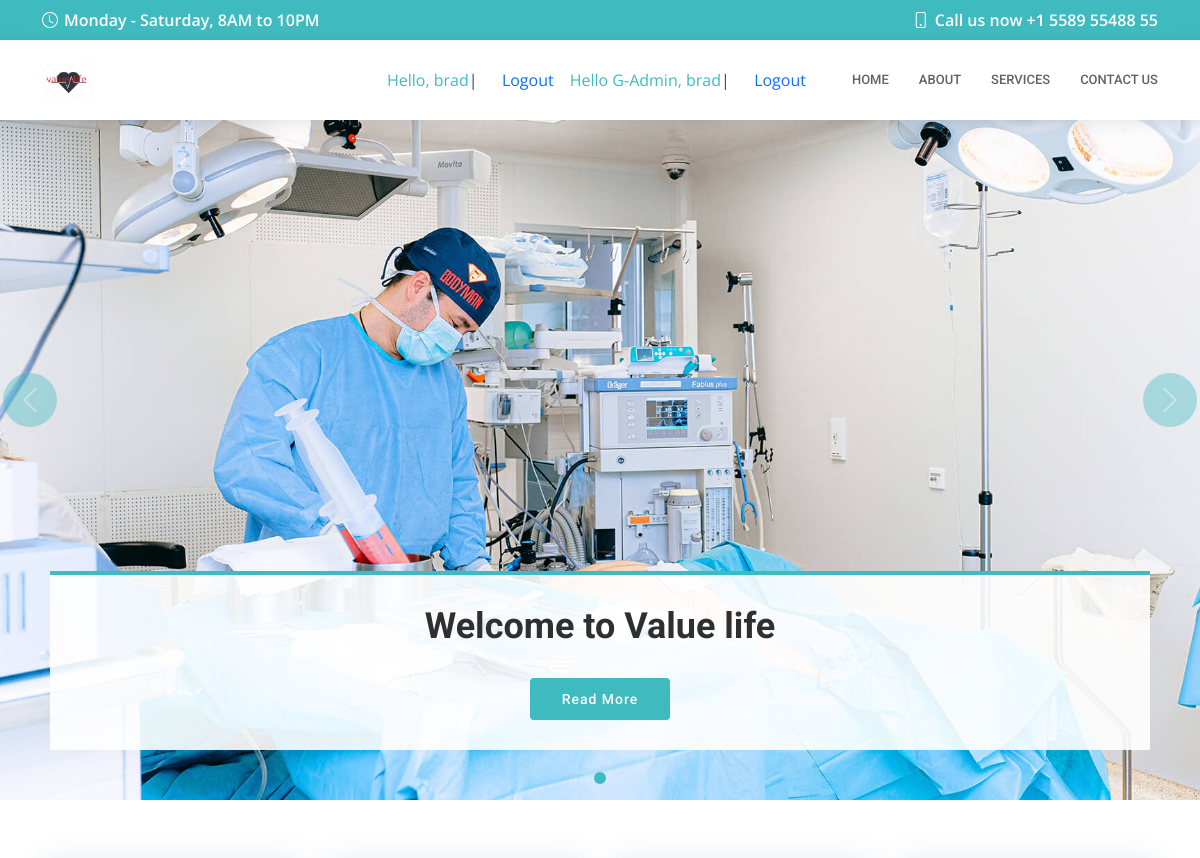
The page / (signed in, upper part) on the database as committed earlier.
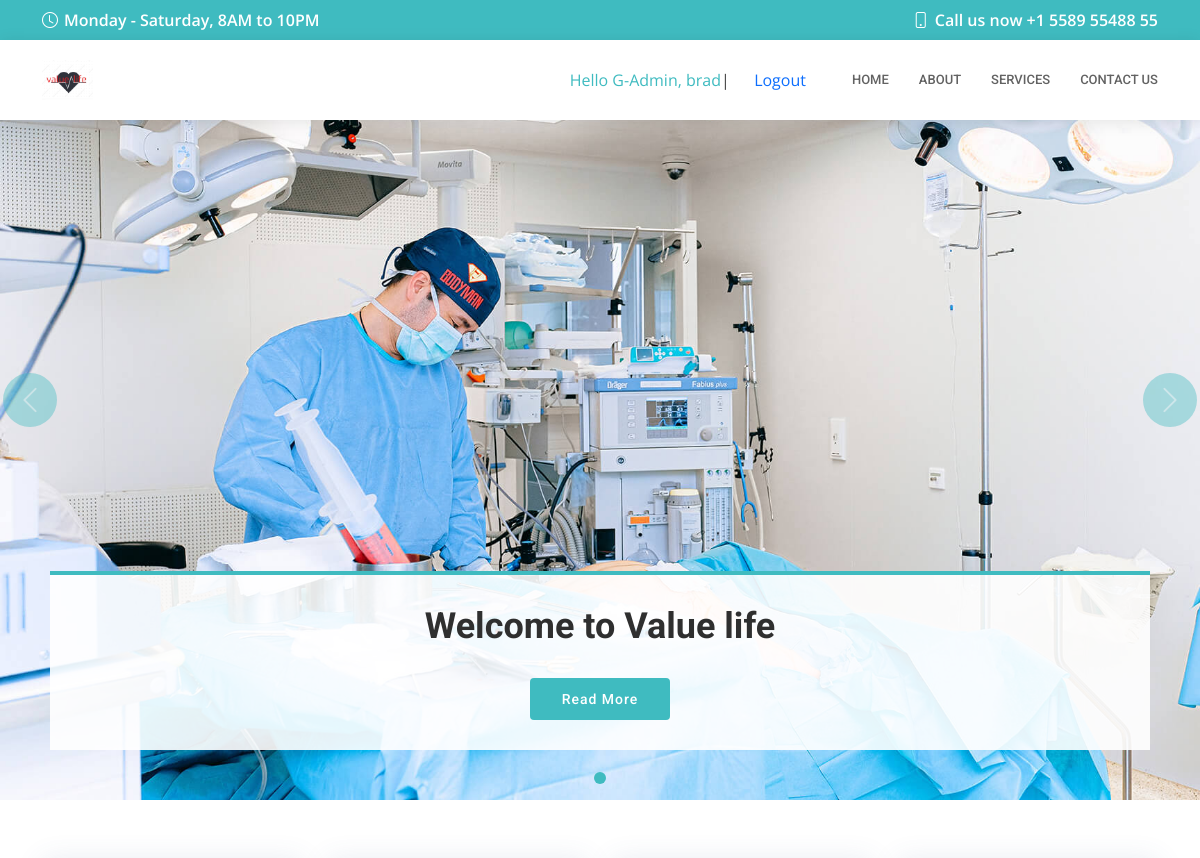
The same page on the database as committed later.
### gettreat/models.py (models this page shows)
class User(AbstractUser):
    is_admin = models.BooleanField(default=False)
    is_hospital = models.BooleanField(default=False)
    is_patient = models.BooleanField(default=False)
    class Meta:
    	swappable = 'AUTH_USER_MODEL'

### gettreat/views.py (the view)
# urls.py: path('', views.Homeview, name="homepage"),
def Homeview(request):
	return render(request ,'gettreat/home/index.html')

### gettreat/templates/gettreat/home/index.html (shortened to what this page needs)
{% extends 'gettreat/home/main.html' %}
{% load static %}
{% block content %}
  <section id="hero">
    <div id="heroCarousel" data-bs-interval="5000" class="carousel slide carousel-fade" data-bs-ride="carousel">
      <ol class="carousel-indicators" id="hero-carousel-indicators"></ol>
      <div class="carousel-inner" role="listbox">
        <div class="carousel-item active" style="background-image: url('{% static 'assets/img/slide/slide-1.jpg' %}')">
          <div class="container">
            <h2>Welcome to <span>Value life</span></h2>
            <a href="#about" class="btn-get-started scrollto">Read More</a>
          </div>
        </div>
      </div>
      <a class="carousel-control-prev" href="#heroCarousel" role="button" data-bs-slide="prev">
        <span class="carousel-control-prev-icon bi bi-chevron-left" aria-hidden="true"></span>
      </a>
      <a class="carousel-control-next" href="#heroCarousel" role="button" data-bs-slide="next">
        <span class="carousel-control-next-icon bi bi-chevron-right" aria-hidden="true"></span>
      </a>
    </div>
  </section>
  <main id="main">
    <section id="featured-services" class="featured-services">
    </section>
  </main>
{% endblock content %}

### gettreat/templates/gettreat/home/navbar.html (shortened to what this page needs)
{% load static %}
<div id="topbar" class="d-flex align-items-center fixed-top">
<div class="container d-flex align-items-center justify-content-center justify-content-md-between">
  <div class="align-items-center d-none d-md-flex">
    <i class="bi bi-clock"></i> Monday - Saturday, 8AM to 10PM
  </div>
  <div class="d-flex align-items-center">
    <i class="bi bi-phone"></i> Call us now +1 5589 55488 55
  </div>
</div>
</div>
<header id="header" class="fixed-top">
<div class="container d-flex align-items-center">
  <a href="{% url 'gettreat:homepage' %}" class="logo me-auto"><img src="{% static 'assets/img/logo.jpg' %}" alt=""></a>
  {% if user.is_patient %}
    <a href="{% url 'gettreat:clientspage' %}">Hello, {{request.user}}</a>  | &nbsp;
    <a class="nav-link" href="{% url 'gettreat:logout' %}">Logout</a>
  {% elif user.is_hospital %}
     <a href="{% url 'gettreat:hospitapage' %}">Hello,H-admin: {{request.user}}</a>  | &nbsp;
     <a class="nav-link" href="{% url 'gettreat:logout' %}">Logout</a>
  {% endif %}
  {% if user.is_admin %}
    <a href="{% url 'gettreat:dashboardpage' %}">Hello G-Admin, {{request.user}}</a>  | &nbsp;
  {% endif %}
  {% if user.is_authenticated %}
     <a class="nav-link" href="{% url 'gettreat:logout' %}">Logout</a>
  {% else %}
    <a href="{% url 'gettreat:loginpage' %}"><span class="d-none d-md-inline">Sign</span> Up</a>
  {% endif %}
  <nav id="navbar" class="navbar order-last order-lg-0">
    <ul>
      <li><a class="nav-link scrollto " href="/">Home</a></li>
      <li><a class="nav-link scrollto" href="{% url 'gettreat:aboutpage' %}">About</a></li>
      <li><a class="nav-link scrollto" href="{% url 'gettreat:servicepage' %}">Services</a></li>
      <li><a class="nav-link scrollto" href="{% url 'gettreat:contactpage' %}">Contact Us</a></li>
    </ul>
  </nav>
</div>
</header>

Rows that differ between the two databases and show on the page:
changed User "brad": is_patient True → False (drawn); user "brad" → (not shown)
Other text that changed with them:
text no longer shown: "Hello, | Logout"
